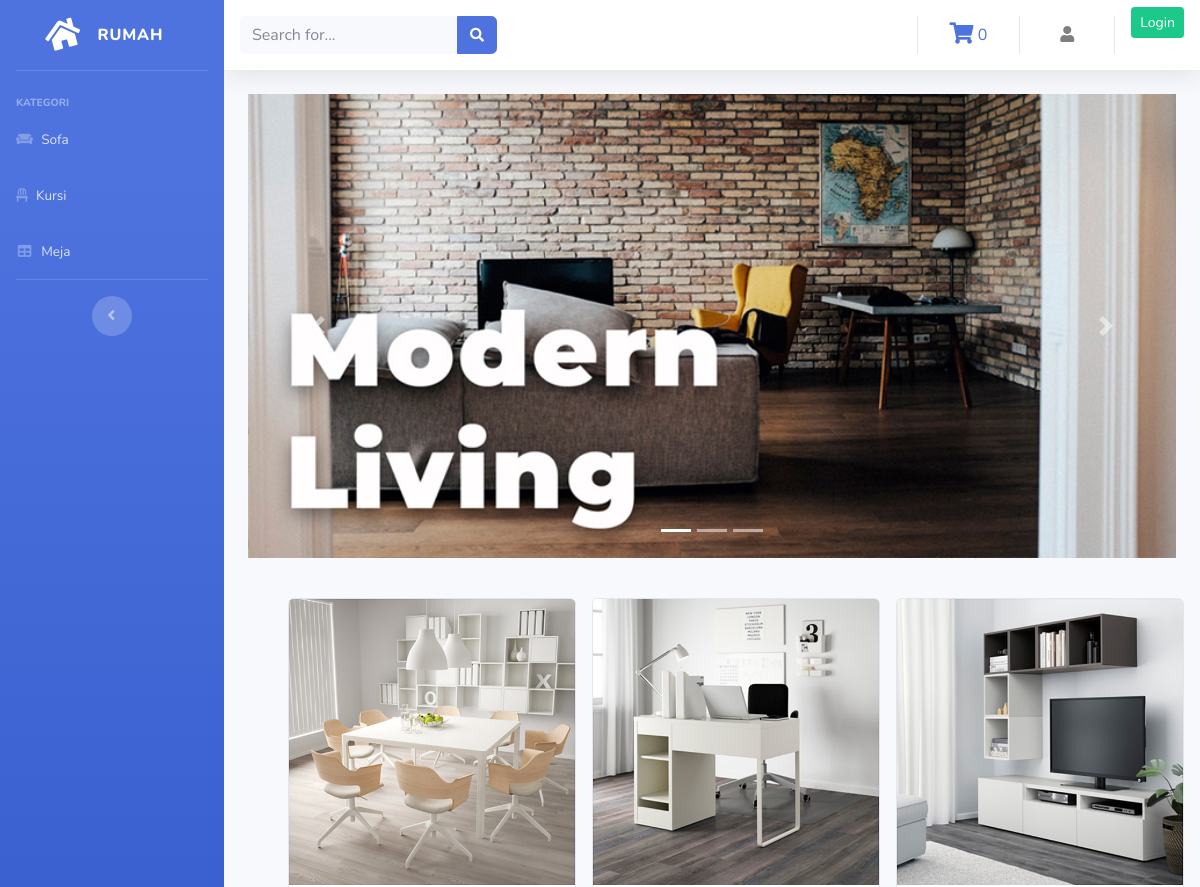
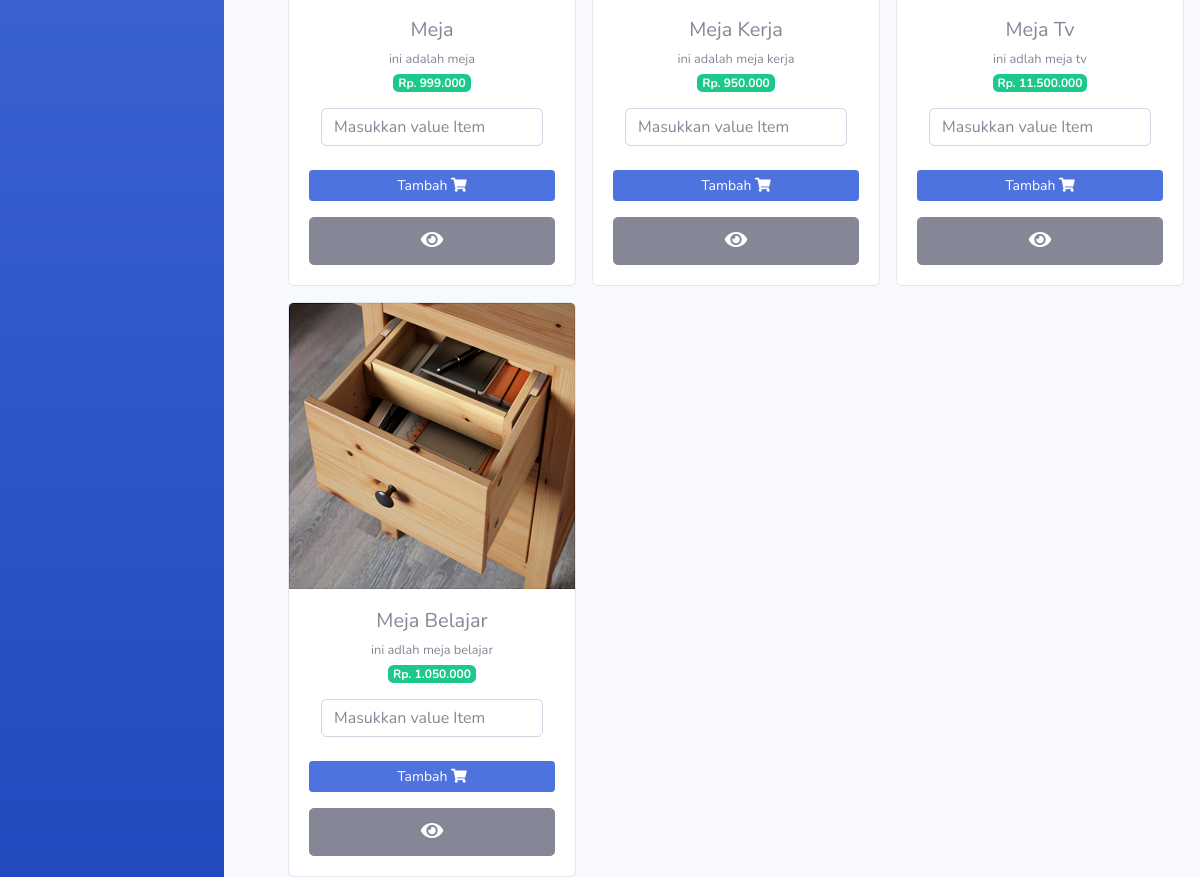
The page /Proyek/index.php/kategori/meja on the database its author committed (2 pictures, top to bottom).
### tables this page shows
CREATE TABLE `product` (
  `id_barang` int(11) NOT NULL,
  `nama_barang` varchar(100) NOT NULL,
  `deskripsi` varchar(225) NOT NULL,
  `kategori` varchar(60) NOT NULL,
  `harga` int(100) NOT NULL,
  `stok` int(4) NOT NULL,
  `gambar` text NOT NULL
);

### Proyek/application/controllers/kategori.php (called while the page is built, shortened)
<?php
    class kategori extends CI_Controller {
        public function meja()
        {
            $data['meja'] = $this->model_kategori->data_meja()->result();
            $this->load->view('Template/header');
            $this->load->view('Template/sidebar');
            $this->load->view('meja', $data);
            $this->load->view('Template/footer');
        }
    }
?>

### Proyek/index.php (called while the page is built, shortened)
<?php
require_once BASEPATH.'core/CodeIgniter.php';

### Proyek/application/models/model_kategori.php (called while the page is built, shortened)
<?php
    class model_kategori extends CI_Model {
        public function data_meja(){
            return $this->db->get_where("product", array('kategori'=>'meja'));
        }
    }
?>

### Proyek/application/views/meja.php (the view, shortened to what this page needs)
<div class="container-fluid">
    <div id="carouselExampleIndicators" class="carousel slide" data-ride="carousel">
    <ol class="carousel-indicators">
        <li data-target="#carouselExampleIndicators" data-slide-to="0" class="active"></li>
        <li data-target="#carouselExampleIndicators" data-slide-to="1"></li>
        <li data-target="#carouselExampleIndicators" data-slide-to="2"></li>
    </ol>
    <div class="carousel-inner">sss
        <div class="carousel-item active">
        <img src="<?php echo base_url('assets/img/Slide1.jpg') ?>" class="d-block w-100" alt="...">
        </div>
    </div>
    <a class="carousel-control-prev" href="#carouselExampleIndicators" role="button" data-slide="prev">
        <span class="carousel-control-prev-icon" aria-hidden="true"></span>
    </a>
    <a class="carousel-control-next" href="#carouselExampleIndicators" role="button" data-slide="next">
        <span class="carousel-control-next-icon" aria-hidden="true"></span>
    </a>
    </div>
    <div class="row text-center ml-4 mt-4">
        <?php foreach ($meja as $brg) : ?>
            <div class="card ml-3 mt-3" style="width: 18rem;">
                <img src="<?php echo base_url().'/uploads/'.$brg->gambar ?>" class="card-img-top" alt="...">
                <div class="card-body">
                    <h5 class="card-title mb-1"><?php echo $brg->nama_barang ?></h5>
                    <small><?php echo $brg->deskripsi ?></small><br>
                    <span class="badge badge-success mb-3">Rp. <?php echo number_format ($brg->harga, 0,',','.') ?></span><br>
                    <form method="POST" action="<?php echo base_url().'Admin/tambah_keranjang/'.$brg->id_barang?>">
                            <div class="col-sm">
                                <input type="number" class="form-control" placeholder="Masukkan value Item" name="qty">
                            </div><br>
                            <button class="btn btn-primary btn-sm btn-block" type=submit>Tambah <i class="fas fa-shopping-cart"></i></button>
                       </form>
                    <?php echo anchor('Admin/detail/' .$brg->id_barang,'<div class="btn btn-secondary btn-lg btn-block"><i class="fas fa-eye"></i></div>') ?>
                </div>
            </div>
        <?php endforeach ?>
    </div>
</div>

### rows shown on the page
product: gambar (picture), nama_barang "Meja", deskripsi "ini adalah meja", harga "999.000"
product: gambar (picture), nama_barang "Meja Kerja", deskripsi "ini adalah meja kerja", harga "950.000"
product: gambar (picture), nama_barang "Meja Tv", deskripsi "ini adlah meja tv", harga "11.500.000"
product: gambar (picture), nama_barang "Meja Belajar", deskripsi "ini adlah meja belajar", harga "1.050.000"

### other values the page prints
$this->cart->total_items() "0"
